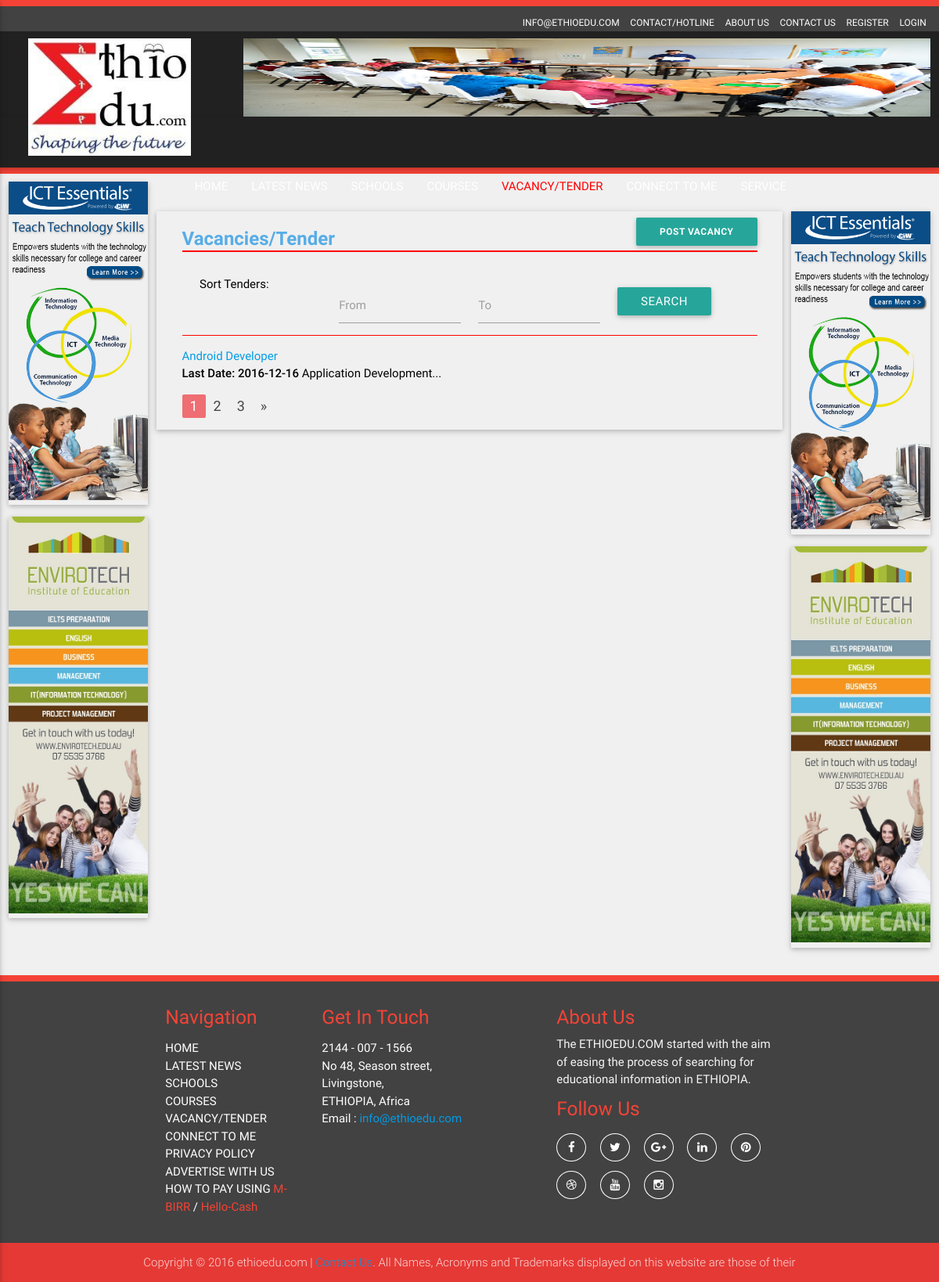
Screenshot of /index.php/vactender/display/1 with the database file from the repository.
### tables this page shows
CREATE TABLE `tbl_advertise` (
  `advertise_id` int(11) NOT NULL,
  `advertise_name` varchar(100) NOT NULL,
  `advertise_email` varchar(50) NOT NULL,
  `advertise_number` varchar(15) NOT NULL,
  `advertise_category` varchar(50) NOT NULL,
  `advertise_position` varchar(20) NOT NULL,
  `advertise_subject` varchar(200) NOT NULL,
  `advertise_attachment` varchar(200) NOT NULL,
  `advertise_desc` varchar(500) NOT NULL,
  `advertise_date` varchar(50) NOT NULL,
  `advertise_time` varchar(50) NOT NULL,
  `user_id` int(11) NOT NULL,
  `isactive` tinyint(1) NOT NULL DEFAULT '0'
);

CREATE TABLE `tbl_vacancy` (
  `vacancy_id` int(11) NOT NULL,
  `vacancy_name` varchar(100) NOT NULL,
  `vacancy_school_name` varchar(100) NOT NULL,
  `vacancy_count` int(10) NOT NULL,
  `vacancy_from_date` date NOT NULL,
  `vacancy_to_date` date NOT NULL,
  `vacancy_time` varchar(50) NOT NULL,
  `vacancy_date` varchar(50) NOT NULL,
  `vacancy_desc` varchar(5000) NOT NULL,
  `vacancy_approve` varchar(10) NOT NULL,
  `user_id` int(11) NOT NULL
);

### index.php (called while the page is built, shortened)
<?php
require_once BASEPATH.'core/CodeIgniter.php';

### application/models/Init_models.php (called while the page is built, shortened)
<?php
   class Init_models extends CI_Model
   {
    public function getadvertisebanners()
      {
          $query = $this->db->query("SELECT * FROM tbl_advertise where isactive=true");
         return $query->result_array();
      }
   function search_vacancy($query_array, $limit,$offset, $sort_by,$sort_order){
   $sort_order = ($sort_order == 'desc') ? 'desc': 'asc';
      $sort_columns =  array('start_date','end_date');
      $sort_by = (in_array($sort_by, $sort_columns)) ? $sort_by : 'vacancy_date';
      $q = $this->db->select('*')
                     ->from('tbl_vacancy')
                     ->where('vacancy_approve = 1')
                     ->limit($limit , $offset)
                    ->order_by($sort_by , $sort_order);
    $ret['rows']= $q->get()->result();
     $q = $this->db->select('count(*) as count', FALSE)
                   ->from('tbl_vacancy')
                   -> where('vacancy_approve = 1') ;
     $tem = $q->get()->result();
      $ret['num_rows'] = $tem[0]->count;
    return $ret;
   }
   }
?>

### application/views/vactender.php (the view, shortened to what this page needs)
<?php  $this->load->view('header'); ?>
<html>
<body>
        <div class="service-wrap ">
            <div class="row">
                <div class="col s12 m2 grid-example">
                    <div class="service_col z-depth-1  darken-1">
                        <a href="#">
                            <img src="<?php echo base_url() . 'images/slider/Banner_Vertical.jpg' ?>">
                        </a>
                    </div>
                    <div class="service_col z-depth-1  darken-1">
                        <a href="#">
                            <img src="<?php echo base_url() . 'images/slider/Banner-Vertical.jpg' ?>">
                        </a>
                    </div>
                </div>
                <div class="col s12 m8 grid-example z-depth-1">
                    <div class="news_details">
                        <div class="col m12 s12">
                            <div class="page-heading-wrap">
                                <h1 class="page-heading">Vacancies/Tender <span class="News-button"><a href="<?php echo base_url().'index.php/post_vacancy' ?>" class="waves-effect waves-light btn">Post Vacancy</a></span></h1>
                            </div>
                        </div>
						<form id="sorttender" method="post" action="<?php echo base_url() . 'index.php/vactender/search' ?>">
                        <div class="col m12 s12">
                            <div class="news_sort_form col m12">
                                <div class="col s3">
                                    <p class="black-text">Sort Tenders:</p>
                                </div>
                                <div class="form-control input-field col s3">
                                    <input id="startdate" type="date" class="datepicker validate" name="vacd1">
                                    <label for="Caption"> From</label>
                                </div>
                                <div class="form-control  input-field col s3">
                                    <input id="enddate" type="date" class=" datepicker validate" name="vacd2">
                                    <label for="Caption"> To</label>
                                </div>
                                <div class="input-field col s2">
                                    <button class="btn waves-effect waves-light" type="submit" name="searchaction">search
                                    </button>
                                </div>
                            </div>
                        </div>
						</form>
                        <div class="col s12 m12 ">
                            <div class="vacancy_list_wrap">
                                <ul class="vacancy_list">
                                  <?php
                                    $resultcount = count($vacancy);
                                    if($resultcount >= 1){
                                foreach ($vacancy as $row){ ?>
                                    <li class="vacancy_content">
                                     <?php $vac_id = $row->vacancy_id;
                                        ?>
                                        <a href="<?php echo base_url() . 'index.php/vacancy-details?id='.$vac_id ?>" class="vacancy_link">
                                            <span class="vacancy_title"><?php echo $row->vacancy_name; ?></span>
                                        </a>
                                        <span class="tender_sinfo"><strong><span class="t_date">Last Date: <?php
                                        echo $row->vacancy_to_date; ?></span>&nbsp;</strong><?php
                                         $desc= $row->vacancy_desc;
                                         $limitdesc = substr($desc,0,80);
                                        $etc = '...';
                                        echo $limitdesc."".$etc;
                                        ?></span>
                                    </li>
                                    <?php }}else{
                                        echo "Result Not Found";
                                        } ?>
                                   </ul>
                                <?php echo $pagination; ?>
                            </div>
                        </div>
                    </div>
                </div>
                <div class="col s12 m2 grid-example">
                    <div class="service_col z-depth-1  darken-1">
                        <a href="#">
                            <img src="<?php echo base_url() . 'images/slider/Banner_Vertical.jpg' ?>">
                        </a>
                    </div>
                    <div class="service_col z-depth-1  darken-1">
                        <a href="#">
                            <img src="<?php echo base_url() . 'images/slider/Banner-Vertical.jpg' ?>">
                        </a>
                    </div>
                </div>
            </div>
        </div>

### application/views/header.php (shortened to what this page needs)
<!DOCTYPE html>
<html lang="en">
    <head>
        <link rel="stylesheet" type="text/css" href="<?php echo base_url() . 'css/materialize.min.css' ?> " />
        <link rel="stylesheet" type="text/css" href="<?php echo base_url() . 'css/font-awesome.min.css' ?>" />
        <link rel="stylesheet" type="text/css" href="<?php echo base_url() . 'css/owl.carousel.css' ?>" />
        <link rel="stylesheet" type="text/css" href="<?php echo base_url() . 'css/bootstrapValidator.css'?>"/>
        <link rel="stylesheet" type="text/css" href="<?php echo base_url() . 'css/style.css' ?>" />
    </head>
    <body>
        <div class="header-top grey darken-3 ">
            <div class="row">
                <div class="col s12 ">
                    <ul class="top-nav">
                        <li><a href="#">INFO@ETHIOEDU.COM</a></li>
                        <li><a class="<?php if($this->uri->segment(1)=="Contacts_Hotline"){echo "active";}?>" href="<?php echo base_url() . 'index.php/Contacts_Hotline' ?>">CONTACT/HOTLINE</a></li>
                        <li><a class="<?php if($this->uri->segment(1)=="About_us"){echo "active";}?>" href="<?php echo base_url() . 'index.php/About_us' ?>">ABOUT US</a></li>
                        <li><a class="<?php if($this->uri->segment(1)=="contact"){echo "active";}?>" href="<?php echo base_url() . 'index.php/contact' ?>">CONTACT US</a></li>
                            <?php if (!$this->session->userdata('logged_in'))
                             { ?>
                        <li><a class="<?php if($this->uri->segment(1)=="sregister"){echo "active";}?>" href="<?php echo base_url() . 'index.php/sregister' ?>">REGISTER </a></li>
                        <li><a class="<?php if($this->uri->segment(1)=="login"){echo "active";}?>" href="<?php echo base_url() . 'index.php/login' ?>">LOGIN</a></li>
                            <?php } ?>
                    </ul>
                </div>
            </div>
        </div>
        <div class="header-top1 grey darken-4 ">
            <div class="row">
                <div class="col s3 ">
                   <a href="<?php echo base_url().'index.php/home'?>"> <img class="logo_bar" src="<?php echo base_url() . 'images/logo.png' ?>"></a>
                </div>
                <div class="col s9 ">
                    <div class="upper_slider">
                         <?php foreach ($banners as $key => $value) {
                                if($value['advertise_position']=='Top')
                                    echo "<div class='item'><img src='../uploads/".$value['advertise_attachment']."'></div>";
                            }?>
                    </div>
                </div>
            </div>
        </div>
        <div class="navbar-fix">
            <nav class="grey darken-4" role="navigation">
                <div class="nav-wrapper container">
                    <ul class="right hide-on-med-and-down">
                        <li><a  class="<?php if($this->uri->segment(1)=="home"){echo "active";}?>" href="<?php echo base_url() . 'index.php/home' ?>">HOME</a></li>
                        <li><a class="dropdown-button home-btn <?php if($this->uri->segment(1)=="news" || $this->uri->segment(1)=="reportnews" || $this->uri->segment(1)=="gist"){echo "active";}?>" href="#!" data-hover="true" data-activates="dropdown1">LATEST NEWS</a></li>
                        <li><a class="<?php if($this->uri->segment(1)=="schools"){echo "active";}?>" href="<?php echo base_url() . 'index.php/schools' ?>">SCHOOLS</a></li>
                        <li><a class="<?php if($this->uri->segment(1)=="course"){echo "active";}?>" href="<?php echo base_url() . 'index.php/course' ?>">COURSES</a></li>
                        <li><a class="<?php if($this->uri->segment(1)=="vactender"){echo "active";}?>" href="<?php echo base_url() . 'index.php/vactender' ?>">VACANCY/TENDER</a></li>
                        <li><a class="<?php if($this->uri->segment(1)=="connectme"){echo "active";}?>" href="<?php echo base_url() . 'index.php/connectme' ?>">CONNECT TO ME</a></li>
                        <li><a class="dropdown-button home-btn <?php if($this->uri->segment(1)=="Projectlist" || $this->uri->segment(1)=="event" || $this->uri->segment(1)=="tips" || $this->uri->segment(1)=="QuesAns"){echo "active";} ?>" href="" data-hover="true" data-activates="dropdown2">SERVICE</a></li>
                    </ul>
                </div>
            </nav>
        </div>

### css/style.css (style rules this page uses)
body { background: #f0f0f0; }
p { margin: 0px; color: #000; }
.navbar-fix { border-bottom: 8px solid #f44336; }
.navbar-fix ul li a { color: #fff; }
.navbar-fix ul li .active { color: red; }
.header-top { height: 40px; color: #fff; border-top: 8px solid #f44336; }
.logo_bar { height: 150px; width: 75%; margin-left: 25px; }
.header-top1 { height: 110px; color: #fff; }
.upper_slider .item img { height: 100px; }
.top-nav { margin: 0px; float: right; }
.top-nav li { list-style: none; display: inline-block; line-height: 40px; }
.top-nav li a { text-decoration: none; padding: 0px 5px; color: #fff; font-size: 12px; }
.service-wrap { margin-top: 10px; }
.service_col { overflow: hidden; margin-bottom: 15px; }
.service_col img { width: 100%; }
.service_col h5,p { color: #fff; }
.about_details .page-heading-wrap .page-heading,.news_details .page-heading-wrap .page-heading,.vacancy_details .page-heading-wrap .page-heading, .project_details .page-heading-wrap .page-heading ,.Contacts_Hotline_details .page-heading-wrap .page-heading,.gist_details .page-heading-wrap .page-heading { font-size: 24px; font-weight: bold; color: #57ade6; border-bottom: 2px solid red; margin: 10px 0px; }
.about_details .page-heading-wrap .page-heading span, .news_details .page-heading-wrap .page-heading span, .project_details .page-heading-wrap .page-heading span,.event_details .page-heading-wrap .page-heading span { float:right; font-size: 12px; margin-top: -12px; }
.about_details,.news_details,.project_details,.Contacts_Hotline_details,.Ques_details { margin: 0px; color: #000; padding: 10px; text-align: justify; }
.news_sort_form,.QuesAns_sort_form,.project_sort_form,.event_sort_form { border-bottom: 1px solid red; }
.news_sort_form ,.project_sort_form p { margin-top: 20px; }
.page-heading { line-height: 55px; }
.p-h,.page-heading { line-height: 30px; }
.tender_sinfo { display: block; }

### rows the page displays
tbl_advertise: advertise_attachment (placeholder picture)
tbl_vacancy: vacancy_name "Android Developer", vacancy_to_date "2016-12-16", vacancy_desc "Application Development", etc "..."

### other values shown
$pagination "1 2 3 »"
